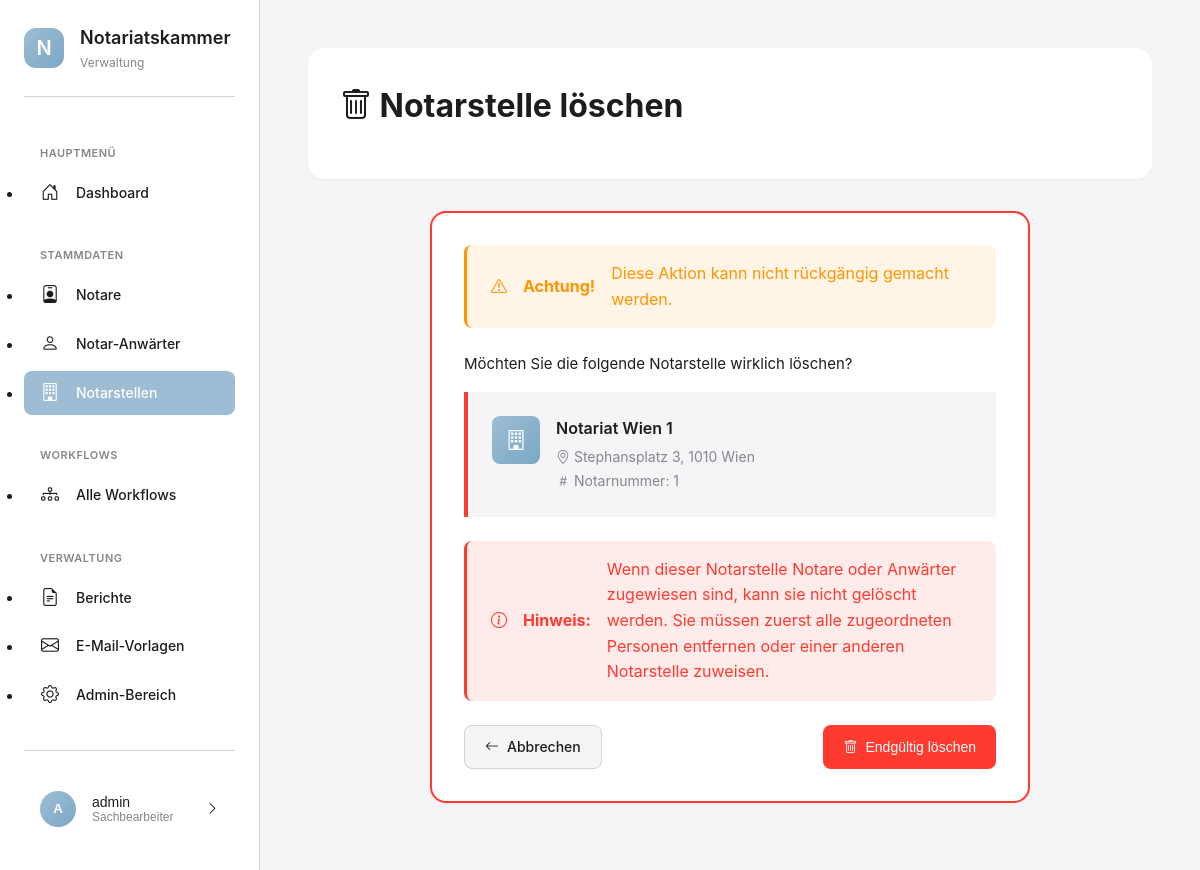
The app's page /notarstellen/4/loeschen/ (signed in) with its own data.
### apps/benutzer/models.py (models this page shows, shortened)
class KammerBenutzer(AbstractUser):
    ROLLEN = [
        ('admin', 'Administrator'),
        ('sachbearbeiter', 'Sachbearbeiter'),
        ('leitung', 'Leitung'),
    ]
    rolle = models.CharField(
        max_length=20,
        choices=ROLLEN,
        default='sachbearbeiter',
        verbose_name='Rolle'
    )
    abteilung = models.CharField(
        max_length=100,
        blank=True,
        verbose_name='Abteilung',
        help_text='z.B. "Zulassungen", "Aufsicht", "Allgemein"'
    )
    telefon = models.CharField(
        max_length=50,
        blank=True,
        verbose_name='Telefon'
    )
    class Meta:
        verbose_name = 'Kammermitarbeiter'
        verbose_name_plural = 'Kammermitarbeiter'
        ordering = ['last_name', 'first_name']

### apps/notarstellen/models.py (models this page shows, shortened)
class Notarstelle(ZeitstempelModel, AktivModel):
    notarnummer = models.CharField(
        max_length=20,
        unique=True,
        verbose_name='Notarnummer',
        help_text='Eindeutige Nummer der Notarstelle, z.B. "1" oder "HH-1"'
    )
    bezeichnung = models.CharField(
        max_length=100,
        verbose_name='Bezeichnung',
        help_text='z.B. "NOT-1" oder "Notariat Hamburg I"'
    )
    name = models.CharField(
        max_length=200,
        verbose_name='Name',
        help_text='Offizieller Name der Notarstelle'
    )
    strasse = models.CharField(
        max_length=200,
        verbose_name='Straße'
    )
    plz = models.CharField(
        max_length=10,
        verbose_name='PLZ'
    )
    stadt = models.CharField(
        max_length=100,
        verbose_name='Stadt'
    )
    bundesland = models.CharField(
        max_length=100,
        blank=True,
        verbose_name='Bundesland'
    )
    telefon = models.CharField(
        max_length=50,
        blank=True,
        verbose_name='Telefon'
    )
    email = models.EmailField(
        blank=True,
        verbose_name='E-Mail'
    )
    besetzt_seit = models.DateField(
        null=True,
        blank=True,
        verbose_name='Besetzt seit',
        help_text='Datum der letzten Besetzung'
    )
    notiz = models.TextField(
        blank=True,
        verbose_name='Notizen',
        help_text='Interne Notizen und Bemerkungen'
    )
    class Meta:
        verbose_name = 'Notarstelle'
        verbose_name_plural = 'Notarstellen'
        ordering = ['notarnummer']
        indexes = [
            models.Index(fields=['notarnummer']),
            models.Index(fields=['ist_aktiv']),
            models.Index(fields=['stadt']),
        ]

### apps/notarstellen/views.py (the view)
# urls.py: path('<int:notarstelle_id>/loeschen/', views.notarstelle_loeschen_view, name='notarstelle_loeschen'),
@login_required
def notarstelle_loeschen_view(request, notarstelle_id):
    notarstelle = get_object_or_404(Notarstelle, id=notarstelle_id)
    if request.method == 'POST':
        name = notarstelle.name
        notarstelle.delete()
        messages.success(request, f'Notarstelle "{name}" wurde gelöscht.')
        return redirect('notarstellen_liste')
    context = {
        'notarstelle': notarstelle,
    }
    return render(request, 'notarstellen/notarstelle_loeschen.html', context)

### templates/notarstellen/notarstelle_loeschen.html (shortened to what this page needs)
{% extends 'base_modern.html' %}
{% load static %}
{% block content %}
<div class="page-header">
    <div class="page-header-top">
        <div>
            <h1 class="page-title">
                <i class="bi bi-trash"></i> Notarstelle löschen
            </h1>
        </div>
    </div>
</div>
<div style="max-width: 600px; margin: 0 auto;">
    <div class="card" style="border: 2px solid var(--danger);">
        <div class="card-body">
            <div class="alert alert-warning" style="margin-bottom: var(--spacing-lg);">
                <i class="bi bi-exclamation-triangle"></i>
                <strong>Achtung!</strong> Diese Aktion kann nicht rückgängig gemacht werden.
            </div>
            <p style="margin-bottom: var(--spacing-md); font-size: 15px;">
                Möchten Sie die folgende Notarstelle wirklich löschen?
            </p>
            <div style="padding: var(--spacing-lg); background: var(--bg-primary); border-radius: var(--border-radius); margin-bottom: var(--spacing-lg); border-left: 4px solid var(--danger);">
                <div style="display: flex; align-items: start; gap: var(--spacing-md);">
                    <div style="width: 48px; height: 48px; border-radius: 8px; background: linear-gradient(135deg, var(--secondary-blue), #7BA8C4); display: flex; align-items: center; justify-content: center; color: white; font-size: 20px; flex-shrink: 0;">
                        <i class="bi bi-building"></i>
                    </div>
                    <div style="flex: 1;">
                        <div style="font-weight: 600; font-size: 16px; margin-bottom: 4px;">
                            {{ notarstelle.name }}
                        </div>
                        <div style="font-size: 14px; color: var(--text-secondary); margin-bottom: 2px;">
                            <i class="bi bi-geo-alt"></i> {{ notarstelle.strasse }}, {{ notarstelle.plz }} {{ notarstelle.stadt }}
                        </div>
                        <div style="font-size: 14px; color: var(--text-secondary);">
                            <i class="bi bi-hash"></i> Notarnummer: {{ notarstelle.notarnummer }}
                        </div>
                    </div>
                </div>
            </div>
            <div class="alert alert-danger" style="margin-bottom: var(--spacing-lg);">
                <i class="bi bi-info-circle"></i>
                <strong>Hinweis:</strong> Wenn dieser Notarstelle Notare oder Anwärter zugewiesen sind, kann sie nicht gelöscht werden.
                Sie müssen zuerst alle zugeordneten Personen entfernen oder einer anderen Notarstelle zuweisen.
            </div>
            <form method="post">
                <div style="display: flex; justify-content: space-between; gap: var(--spacing-md);">
                    <a href="{% url 'notarstelle_detail' notarstelle.id %}" class="btn btn-secondary">
                        <i class="bi bi-arrow-left"></i> Abbrechen
                    </a>
                    <button type="submit" class="btn btn-danger">
                        <i class="bi bi-trash"></i> Endgültig löschen
                    </button>
                </div>
            </form>
        </div>
    </div>
</div>
{% endblock %}

### templates/base_modern.html (shortened to what this page needs)
{% load static %}
<!DOCTYPE html>
<html lang="de">
<head>
    <link rel="stylesheet" href="https://cdn.jsdelivr.net/npm/bootstrap-icons@1.11.3/font/bootstrap-icons.min.css">
    <link rel="stylesheet" href="{% static 'css/modern-style.css' %}">
</head>
<body>
    <aside class="sidebar">
        <div class="sidebar-logo">
            <div class="sidebar-logo-icon">
                N
            </div>
            <div class="sidebar-logo-text">
                <h1>Notariatskammer</h1>
                <p>Verwaltung</p>
            </div>
        </div>
        <nav class="sidebar-nav">
            <div class="sidebar-nav-section">
                <div class="sidebar-nav-section-title">Hauptmenü</div>
                <ul>
                    <li class="sidebar-nav-item">
                        <a href="{% url 'dashboard' %}" class="sidebar-nav-link {% if request.resolver_match.url_name == 'dashboard' %}active{% endif %}">
                            <i class="bi bi-house-door"></i>
                            <span>Dashboard</span>
                        </a>
                    </li>
                </ul>
            </div>
            <div class="sidebar-nav-section">
                <div class="sidebar-nav-section-title">Stammdaten</div>
                <ul>
                    <li class="sidebar-nav-item">
                        <a href="{% url 'notare_liste' %}" class="sidebar-nav-link {% if 'notare' in request.path %}active{% endif %}">
                            <i class="bi bi-person-badge"></i>
                            <span>Notare</span>
                        </a>
                    </li>
                    <li class="sidebar-nav-item">
                        <a href="{% url 'anwaerter_liste' %}" class="sidebar-nav-link {% if 'anwaerter' in request.path %}active{% endif %}">
                            <i class="bi bi-person"></i>
                            <span>Notar-Anwärter</span>
                        </a>
                    </li>
                    <li class="sidebar-nav-item">
                        <a href="{% url 'notarstellen_liste' %}" class="sidebar-nav-link {% if 'notarstellen' in request.path %}active{% endif %}">
                            <i class="bi bi-building"></i>
                            <span>Notarstellen</span>
                        </a>
                    </li>
                </ul>
            </div>
            <div class="sidebar-nav-section">
                <div class="sidebar-nav-section-title">Workflows</div>
                <ul>
                    <li class="sidebar-nav-item">
                        <a href="{% url 'workflow_liste' %}" class="sidebar-nav-link {% if 'workflows' in request.path and 'workflow_liste' in request.resolver_match.url_name %}active{% endif %}">
                            <i class="bi bi-diagram-3"></i>
                            <span>Alle Workflows</span>
                        </a>
                    </li>
                </ul>
            </div>
            <div class="sidebar-nav-section">
                <div class="sidebar-nav-section-title">Verwaltung</div>
                <ul>
                    <li class="sidebar-nav-item">
                        <a href="{% url 'berichte_uebersicht' %}" class="sidebar-nav-link {% if 'berichte' in request.path %}active{% endif %}">
                            <i class="bi bi-file-earmark-text"></i>
                            <span>Berichte</span>
                        </a>
                    </li>
                    <li class="sidebar-nav-item">
                        <a href="{% url 'vorlagen_liste' %}" class="sidebar-nav-link {% if 'emails' in request.path %}active{% endif %}">
                            <i class="bi bi-envelope"></i>
                            <span>E-Mail-Vorlagen</span>
                        </a>
                    </li>
                    <li class="sidebar-nav-item">
                        <a href="/admin/" class="sidebar-nav-link">
                            <i class="bi bi-gear"></i>
                            <span>Admin-Bereich</span>
                        </a>
                    </li>
                </ul>
            </div>
        </nav>
        <div class="user-menu">
            <button class="user-menu-button" onclick="toggleUserMenu()">
                <div class="user-avatar">
                    {{ user.first_name.0|default:user.username.0|upper }}
                </div>
                <div class="user-info">
                    <div class="user-name">{{ user.get_full_name|default:user.username }}</div>
                    <div class="user-role">{{ user.get_rolle_display|default:"Benutzer" }}</div>
                </div>
                <i class="bi bi-chevron-right"></i>
            </button>
        </div>
    </aside>
    <main class="main-content">
        {% block content %}{% endblock %}
    </main>
</body>
</html>

### records on screen
KammerBenutzer: first_name.0 "A", get_full_name "admin", rolle "Sachbearbeiter"
Notarstelle: name "Notariat Wien 1", strasse "Stephansplatz 3", plz "1010", stadt "Wien", notarnummer "1"
